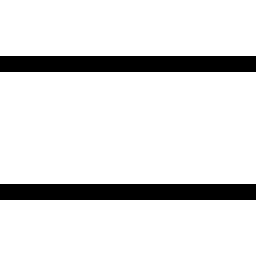

The image is a tile-based game level rendered from a .tmx file. Its description and complete source (layers, tilesets, objects, tile grids) follow:
An orthogonal 2x2 tile map with 128x128 px tiles, 1 tile layer (Tile Layer 1).

<map version="1.5" tiledversion="1.7.2" orientation="orthogonal" renderorder="right-down" width="2" height="2" tilewidth="128" tileheight="128" infinite="0" nextlayerid="2" nextobjectid="1">
 <tileset firstgid="1" name="g1" tilewidth="128" tileheight="128" tilecount="15" columns="0">
  <grid orientation="orthogonal" width="1" height="1" />
  <tile id="0">
   <image width="128" height="128" source="../tileset/0.bmp" />
  </tile>
  <tile id="1">
   <image width="128" height="128" source="../tileset/1.bmp" />
  </tile>
  <tile id="2">
   <image width="128" height="128" source="../tileset/2.bmp" />
  </tile>
  <tile id="3">
   <image width="128" height="128" source="../tileset/3.bmp" />
  </tile>
  <tile id="4">
   <image width="128" height="128" source="../tileset/4.bmp" />
  </tile>
  <tile id="5">
   <image width="128" height="128" source="../tileset/5.bmp" />
  </tile>
  <tile id="6">
   <image width="128" height="128" source="../tileset/6.bmp" />
  </tile>
  <tile id="7">
   <image width="128" height="128" source="../tileset/7.bmp" />
  </tile>
  <tile id="8">
   <image width="128" height="128" source="../tileset/8.bmp" />
  </tile>
  <tile id="9">
   <image width="128" height="128" source="../tileset/9.bmp" />
  </tile>
  <tile id="10">
   <image width="128" height="128" source="../tileset/10.bmp" />
  </tile>
  <tile id="11">
   <image width="128" height="128" source="../tileset/11.bmp" />
  </tile>
  <tile id="12">
   <image width="128" height="128" source="../tileset/12.bmp" />
  </tile>
  <tile id="13">
   <image width="128" height="128" source="../tileset/13.bmp" />
  </tile>
  <tile id="14">
   <image width="128" height="128" source="../tileset/14.bmp" />
  </tile>
 </tileset>
 <layer id="1" name="Tile Layer 1" width="2" height="2">
  <data encoding="csv">
6,6,
6,6
</data>
 </layer>
</map>
